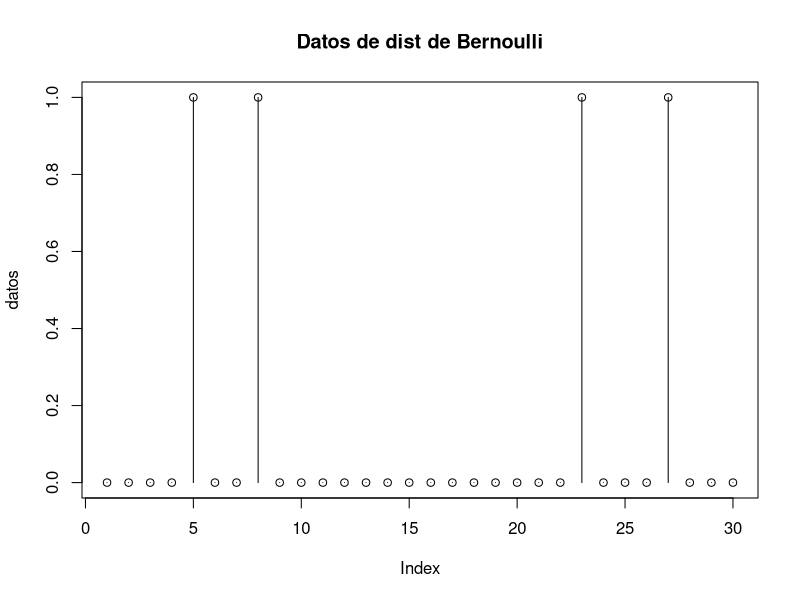
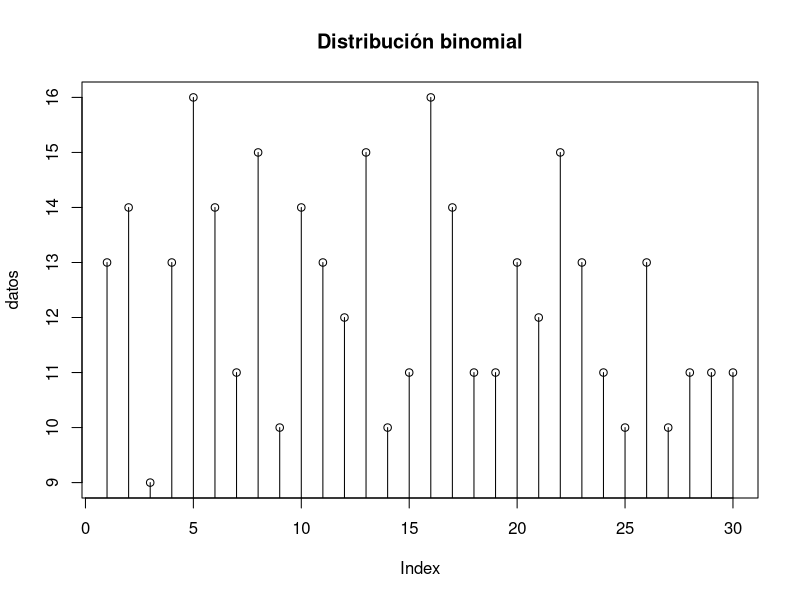
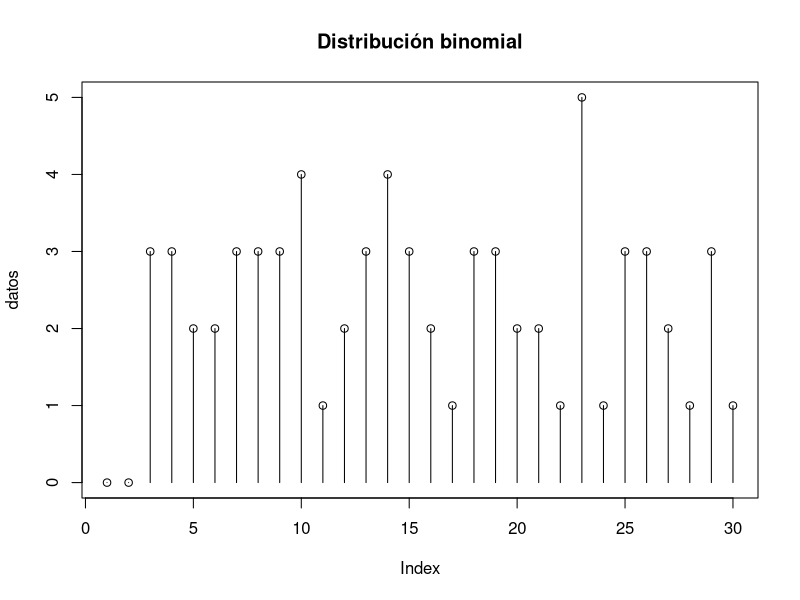
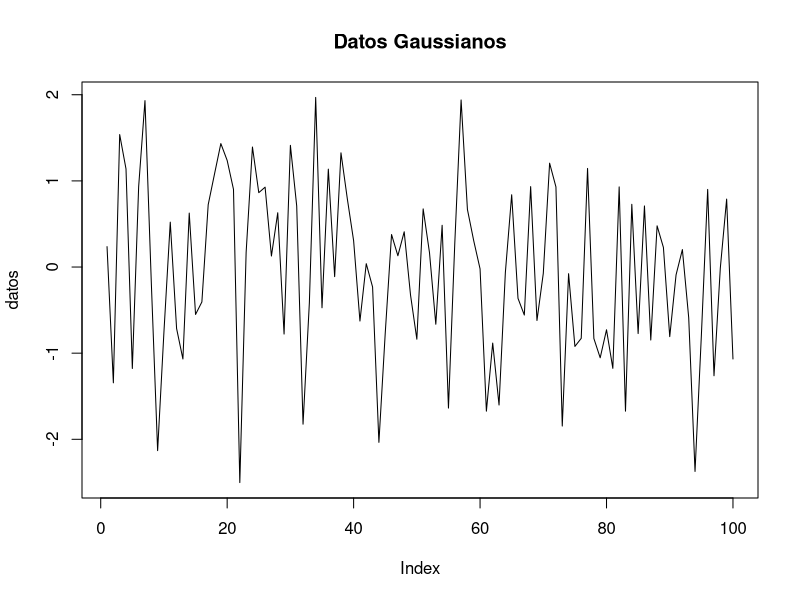

These figures' R source, in order:
## ---- chunk 1
knitr::opts_chunk$set(echo = TRUE)
## ---- chunk 2
# Sacamos una muestra de 30 datos Bernoulli y graficamos
datos <- rbinom(n=30, size=1, prob=0.3)
plot(datos, type="h", main="Datos de dist de Bernoulli")
points(datos)
## ---- chunk 3
datos <- rbinom(30, size=20, prob=0.6)
plot(datos, type="h", main= "Distribución binomial")
points(datos)
## ---- chunk 4
datos <- rbinom(30, size=20, prob=0.1)
plot(datos, type="h", main= "Distribución binomial")
points(datos)
## ---- chunk 5
datos <- rnorm(100,mean=0, sd=1)
plot(datos, type="l", main="Datos Gaussianos")
